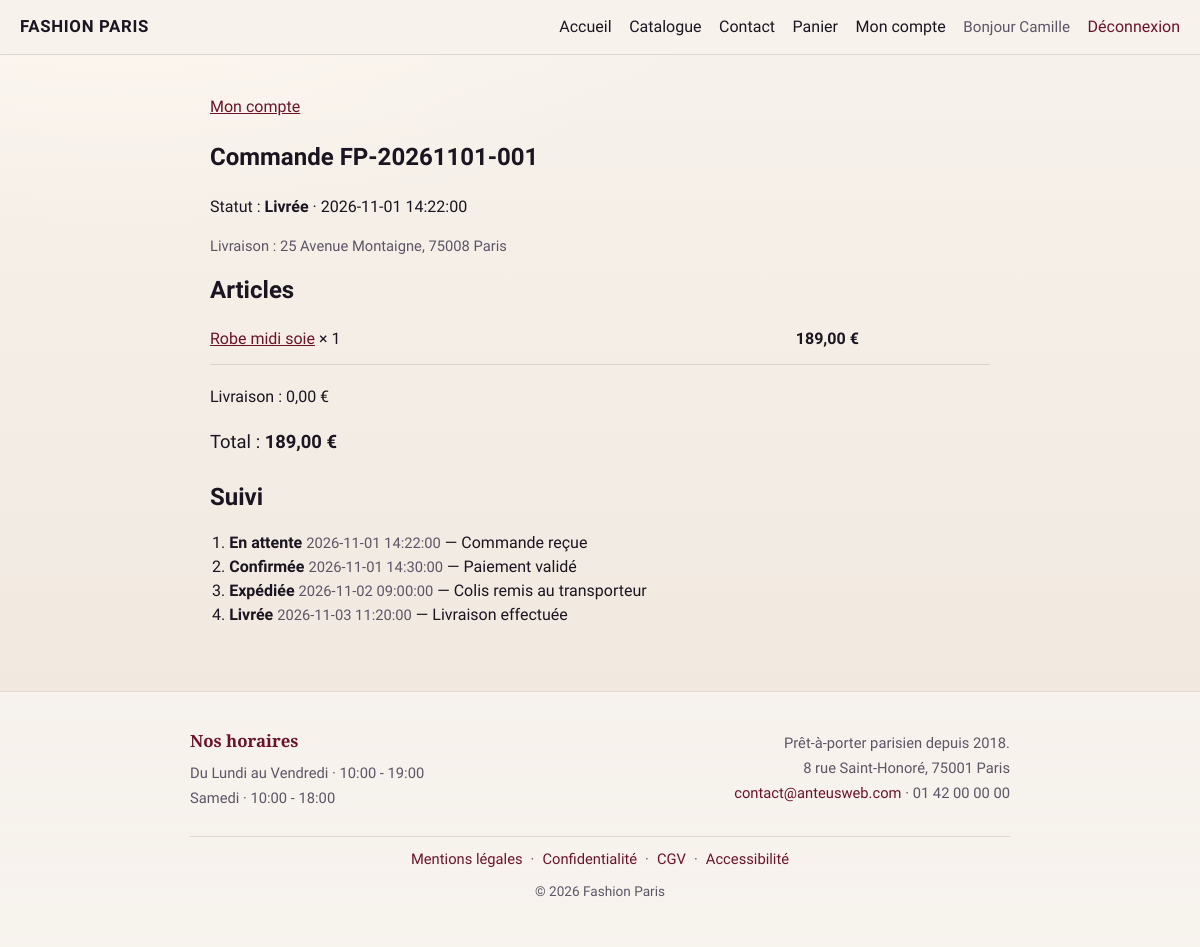
Screenshot of /mon-compte/commande/FP-20261101-001 (signed in) with the database file from the repository.
### tables this page shows
CREATE TABLE `commande` (
  `numero_commande` VARCHAR(50) NOT NULL,
  `utilisateur_id` INT NOT NULL,
  `date_commande` DATETIME NOT NULL DEFAULT CURRENT_TIMESTAMP,
  `statut` VARCHAR(50) NOT NULL DEFAULT 'en_attente',
  `montant_total` DECIMAL(10,2) NOT NULL DEFAULT 0,
  `frais_livraison` DECIMAL(10,2) NOT NULL DEFAULT 0,
  `adresse_livraison` VARCHAR(255) NULL,
  `code_postal_livraison` VARCHAR(10) NULL,
  `ville_livraison` VARCHAR(100) NULL,
  `mode_paiement` VARCHAR(50) NULL,
  `motif_annulation` VARCHAR(500) NULL,
  PRIMARY KEY (`numero_commande`),
  INDEX `fk_commande_utilisateur_idx` (`utilisateur_id`),
  CONSTRAINT `fk_commande_utilisateur`
    FOREIGN KEY (`utilisateur_id`) REFERENCES `utilisateur` (`utilisateur_id`)
);

CREATE TABLE `commande_ligne` (
  `ligne_id` INT NOT NULL AUTO_INCREMENT,
  `numero_commande` VARCHAR(50) NOT NULL,
  `produit_id` INT NOT NULL,
  `quantite` INT NOT NULL DEFAULT 1,
  `prix_unitaire` DECIMAL(10,2) NOT NULL,
  PRIMARY KEY (`ligne_id`),
  INDEX `fk_ligne_commande_idx` (`numero_commande`),
  INDEX `fk_ligne_produit_idx` (`produit_id`),
  CONSTRAINT `fk_ligne_commande`
    FOREIGN KEY (`numero_commande`) REFERENCES `commande` (`numero_commande`)
    ON DELETE CASCADE ON UPDATE CASCADE,
  CONSTRAINT `fk_ligne_produit`
    FOREIGN KEY (`produit_id`) REFERENCES `produit` (`produit_id`)
);

CREATE TABLE `produit` (
  `produit_id` INT NOT NULL AUTO_INCREMENT,
  `categorie_id` INT NOT NULL,
  `nom` VARCHAR(150) NOT NULL,
  `slug` VARCHAR(180) NOT NULL,
  `description` TEXT NULL,
  `prix` DECIMAL(10,2) NOT NULL,
  `stock` INT NOT NULL DEFAULT 0,
  `sku` VARCHAR(50) NULL,
  `actif` TINYINT(1) NOT NULL DEFAULT 1,
  `mis_en_avant` TINYINT(1) NOT NULL DEFAULT 0,
  `date_creation` DATETIME NOT NULL DEFAULT CURRENT_TIMESTAMP,
  PRIMARY KEY (`produit_id`),
  UNIQUE INDEX `idx_produit_slug` (`slug`),
  INDEX `fk_produit_categorie_idx` (`categorie_id`),
  CONSTRAINT `fk_produit_categorie`
    FOREIGN KEY (`categorie_id`) REFERENCES `categorie` (`categorie_id`)
);

CREATE TABLE `suivi_commande` (
  `suivi_id` INT NOT NULL AUTO_INCREMENT,
  `numero_commande` VARCHAR(50) NOT NULL,
  `statut` VARCHAR(50) NOT NULL,
  `commentaire` TEXT NULL,
  `date_modification` DATETIME NOT NULL DEFAULT CURRENT_TIMESTAMP,
  PRIMARY KEY (`suivi_id`),
  INDEX `idx_suivi_numero` (`numero_commande`),
  CONSTRAINT `fk_suivi_commande`
    FOREIGN KEY (`numero_commande`) REFERENCES `commande` (`numero_commande`)
    ON DELETE CASCADE ON UPDATE CASCADE
);

### src/Controllers/CompteController.php (called while the page is built, shortened)
<?php
require_once __DIR__ . '/../Models/CommandeModel.php';
class CompteController {
    public function commandeDetail(string $numero) {
        $model = new CommandeModel();
        $commande = $model->getByNumeroPourUtilisateur($numero, (int) $_SESSION['utilisateur']['id']);
        $lignes = $model->getLignes($numero);
        $suivi = $model->getSuivi($numero);
        $config = require __DIR__ . '/../../config/commandeconfig.php';
        require __DIR__ . '/../Views/compte/commande-detail.php';
    }
}

### public/index.php (called while the page is built, shortened)
<?php
require_once __DIR__ . '/../src/Services/ViewHelper.php';
$router = new Router();
$url = trim($_GET['url'] ?? '', '/');
$router->dispatch($url);

### config/database.php (called while the page is built, shortened)
<?php
$config = [
    'host'     => getenv('DB_HOST') ?: 'localhost',
    'db_name'  => getenv('DB_NAME') ?: 'fashion_paris',
    'username' => getenv('DB_USER') ?: 'root',
    'password' => getenv('DB_PASSWORD') !== false ? (string) getenv('DB_PASSWORD') : '',
];
$local = __DIR__ . '/database.local.php';
return $config;

### src/Services/SqlDatabase.php (called while the page is built, shortened)
<?php
class SqlDatabase {
    private string $host;
    private string $db_name;
    private string $username;
    private string $password;
    public function __construct() {
        $config = require __DIR__ . '/../../config/database.php';
        $this->host     = $config['host'];
        $this->db_name  = $config['db_name'];
        $this->username = $config['username'];
        $this->password = $config['password'];
    }
    public function getConnection(): ?PDO {
        $this->conn = null;
        try {
            $this->conn = new PDO(
                'mysql:host=' . $this->host . ';dbname=' . $this->db_name . ';charset=utf8mb4',
                $this->username,
                $this->password
            );
            $this->conn->setAttribute(PDO::ATTR_ERRMODE, PDO::ERRMODE_EXCEPTION);
            $this->conn->setAttribute(PDO::ATTR_DEFAULT_FETCH_MODE, PDO::FETCH_ASSOC);
        } catch (PDOException $exception) {
            $line = date('c') . ' Fashion Paris BDD : ' . $exception->getMessage() . PHP_EOL;
            error_log(rtrim($line));
            $logDir = __DIR__ . '/../../logs';
            if (is_dir($logDir) && is_writable($logDir)) {
                @file_put_contents($logDir . '/bdd.log', $line, FILE_APPEND | LOCK_EX);
            }
        }
        return $this->conn;
    }
}

### src/Repositories/CommandeRepository.php (called while the page is built, shortened)
<?php
require_once __DIR__ . '/../Services/SqlDatabase.php';
class CommandeRepository {
    private $conn;
    public function __construct() {
        $database = new SqlDatabase();
        $this->conn = $database->getConnection();
    }
    public function getByNumeroPourUtilisateur(string $numero, int $utilisateurId): ?array {
        $stmt = $this->conn->prepare("
            SELECT * FROM commande
            WHERE numero_commande = :numero AND utilisateur_id = :id
        ");
        $stmt->execute([':numero' => $numero, ':id' => $utilisateurId]);
        return $stmt->fetch() ?: null;
    }
    public function getLignes(string $numero): array {
        $stmt = $this->conn->prepare("
            SELECT cl.*, p.nom, p.slug
            FROM commande_ligne cl
            JOIN produit p ON p.produit_id = cl.produit_id
            WHERE cl.numero_commande = :numero
        ");
        $stmt->execute([':numero' => $numero]);
        return $stmt->fetchAll() ?: [];
    }
    public function getSuivi(string $numero): array {
        $stmt = $this->conn->prepare("
            SELECT statut, commentaire, date_modification
            FROM suivi_commande
            WHERE numero_commande = :numero
            ORDER BY date_modification ASC, suivi_id ASC
        ");
        $stmt->execute([':numero' => $numero]);
        return $stmt->fetchAll() ?: [];
    }
}

### config/commandeconfig.php (called while the page is built)
<?php
return [
    'frais_livraison'     => 10.00,
    'delai_livraison'     => '7 jours ouvrés',
    'seuil_franco'        => null,
    'statuts'             => [
        'en_attente'   => 'En attente',
        'confirmee'    => 'Confirmée',
        'expediee'     => 'Expédiée',
        'livree'       => 'Livrée',
        'annulee'      => 'Annulée',
    ],
    'modes_paiement'      => [
        'carte'   => 'Carte bancaire (simulation)',
        'paypal'  => 'PayPal (simulation)',
    ],
];

### src/Models/CommandeModel.php (called while the page is built, shortened)
<?php
require_once __DIR__ . '/../Repositories/CommandeRepository.php';
class CommandeModel {
    private CommandeRepository $repository;
    public function __construct() {
        $this->repository = new CommandeRepository();
    }
    public function getByNumeroPourUtilisateur(string $numero, int $utilisateurId): ?array {
        return $this->repository->getByNumeroPourUtilisateur($numero, $utilisateurId);
    }
    public function getLignes(string $numero): array {
        return $this->repository->getLignes($numero);
    }
    public function getSuivi(string $numero): array {
        return $this->repository->getSuivi($numero);
    }
}

### src/Services/ViewHelper.php (called while the page is built, shortened)
<?php
class ViewHelper {
    public static function prix(float|string|null $montant): string {
        return number_format((float) $montant, 2, ',', ' ') . ' €';
    }
}

### src/Views/compte/commande-detail.php (the view, shortened to what this page needs)
<section class="section page-narrow">
    <p class="breadcrumb"><a href="<?= BASE_URL ?>/mon-compte">Mon compte</a></p>
    <h1>Commande <?= htmlspecialchars($commande['numero_commande']) ?></h1>
    <p>
        Statut :
        <strong><?= htmlspecialchars($config['statuts'][$commande['statut']] ?? $commande['statut']) ?></strong>
        · <?= htmlspecialchars($commande['date_commande']) ?>
    </p>
    <p class="muted">
        Livraison : <?= htmlspecialchars($commande['adresse_livraison']) ?>,
        <?= htmlspecialchars($commande['code_postal_livraison']) ?>
        <?= htmlspecialchars($commande['ville_livraison']) ?>
    </p>
    <h2>Articles</h2>
    <ul class="cart-list">
        <?php foreach ($lignes as $l): ?>
            <li class="cart-item">
                <span>
                    <a href="<?= BASE_URL ?>/produit/<?= htmlspecialchars($l['slug']) ?>"><?= htmlspecialchars($l['nom']) ?></a>
                    × <?= (int) $l['quantite'] ?>
                </span>
                <span class="price"><?= ViewHelper::prix((float) $l['prix_unitaire'] * (int) $l['quantite']) ?></span>
            </li>
        <?php endforeach; ?>
    </ul>
    <div class="cart-totals">
        <p>Livraison : <?= ViewHelper::prix($commande['frais_livraison']) ?></p>
        <p class="cart-total">Total : <strong><?= ViewHelper::prix($commande['montant_total']) ?></strong></p>
    </div>
    <h2>Suivi</h2>
    <?php if (empty($suivi)): ?>
        <p class="muted">Aucun événement.</p>
    <?php else: ?>
        <ol class="suivi-list">
            <?php foreach ($suivi as $s): ?>
                <li>
                    <strong><?= htmlspecialchars($config['statuts'][$s['statut']] ?? $s['statut']) ?></strong>
                    <span class="muted"><?= htmlspecialchars($s['date_modification']) ?></span>
                    <?php if (!empty($s['commentaire'])): ?>
                        — <?= htmlspecialchars($s['commentaire']) ?>
                    <?php endif; ?>
                </li>
            <?php endforeach; ?>
        </ol>
    <?php endif; ?>
</section>
<?php
require __DIR__ . '/../layout.php';

### public/css/style.css (style rules this page uses)
:root { --ink: #1a1520; --muted: #5c5566; --paper: #f7f2ec; --paper-2: #efe6dc; --accent: #6b1428; --accent-dark: #4a0d1a; --accent-rgb: 107, 20, 40; --line: rgba(26, 21, 32, 0.12); --ok: #1f6b4a; --err: #8b1e1e; --radius: 6px; --font: "Source Sans 3", "Segoe UI", sans-serif; --font-display: "Cormorant Garamond", Georgia, serif; --max: 1100px; }
*, *::before, *::after { box-sizing: border-box; }
html { scroll-behavior: smooth; }
body { margin: 0; font-family: var(--font); color: var(--ink); background: radial-gradient(1200px 600px at 10% -10%, #fff8f1 0%, transparent 55%), linear-gradient(180deg, var(--paper) 0%, var(--paper-2) 100%); min-height: 100vh; line-height: 1.5; }
a { color: var(--accent); }
.section { padding: 1.5rem 1.25rem 3rem; max-width: var(--max); margin: 0 auto; }
.page-narrow { max-width: 820px; }
.section h2 { margin: 0 0 .35rem; }
.price { margin: 0; font-weight: 700; }
.muted { color: var(--muted); font-size: .92rem; }
.cart-list { list-style: none; margin: 0 0 1.25rem; padding: 0; }
.cart-item { display: grid; gap: .65rem .85rem; padding: .85rem 0; border-bottom: 1px solid var(--line); align-items: center; }
@media (min-width: 700px) { .cart-item { grid-template-columns: minmax(0, 1fr) 9.75rem 6.5rem auto; } }
.cart-item > .price { margin: 0; text-align: right; white-space: nowrap; }
.cart-totals { margin: 1rem 0 1.5rem; }
.cart-total { font-size: 1.15rem; }
.suivi-list { padding-left: 1.2rem; }
.breadcrumb { color: var(--muted); }

### rows the page displays
commande: numero_commande "FP-20261101-001", statut "Livrée", date_commande "2026-11-01 14:22:00", adresse_livraison "25 Avenue Montaigne", code_postal_livraison "75008", ville_livraison "Paris", frais_livraison "0,00 €", montant_total "189,00 €"
commande_ligne: produit.nom "Robe midi soie", quantite "1", ViewHelper::prix((float) $l['prix_unitaire'] * (int) $l['quantite']) "189,00 €"
suivi_commande: statut "En attente", date_modification "2026-11-01 14:22:00", commentaire "Commande reçue"
suivi_commande: statut "Confirmée", date_modification "2026-11-01 14:30:00", commentaire "Paiement validé"
suivi_commande: statut "Expédiée", date_modification "2026-11-02 09:00:00", commentaire "Colis remis au transporteur"
suivi_commande: statut "Livrée", date_modification "2026-11-03 11:20:00", commentaire "Livraison effectuée"

### other values shown
$_SESSION['utilisateur']['prenom'] "Camille"
$ligneHoraire "Du Lundi au Vendredi · 10:00 - 19:00"
$ligneHoraire "Samedi · 10:00 - 18:00"
$boutique['tagline'] "Prêt-à-porter parisien depuis 2018."
$boutique['adresse'] "8 rue Saint-Honoré"
$boutique['code_postal'] "75001"
$boutique['ville'] "Paris"
$boutique['email'] "contact@anteusweb.com"
$boutique['telephone'] "01 42 00 00 00"
$boutique['nom'] "Fashion Paris"
